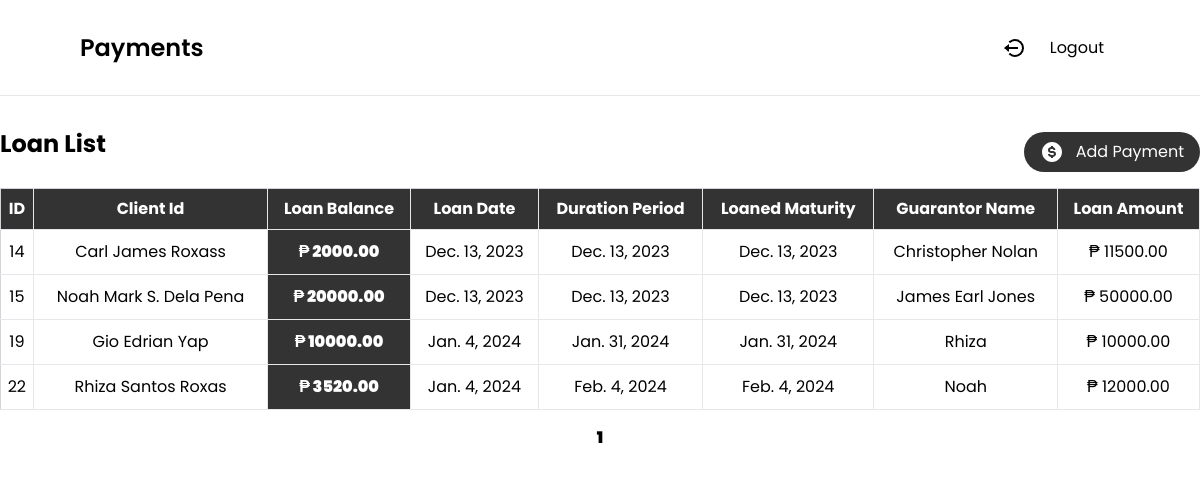
The app's page /collector/payment_list/ with its own data.
### loanmanagement/models.py (models this page shows, shortened)
class Loan(models.Model):
    client_id = models.ForeignKey(Person, on_delete=models.CASCADE)
    loan_date = models.DateField()
    duration_period = models.DateField()
    interest_rate = models.DecimalField(max_digits=10, decimal_places=2)
    loan_amount = models.DecimalField(max_digits=100, decimal_places=2)
    loan_maturity = models.DateField()
    guarantor = models.CharField(max_length=250)
    processing_fee = models.DecimalField(max_digits=10, decimal_places=2)
    loan_balance = models.DecimalField(max_digits=10, decimal_places=2, null=True)
    net = models.DecimalField(max_digits=10, decimal_places=2)
    checking_no = models.CharField(max_length=250, null=False, blank=False)
    has_active_loan = models.BooleanField(default=True)
    def __str__(self):
        status = "Active" if self.has_active_loan else "Inactive"
        return f"{self.client_id.name} (ID: {self.id}, Status: {status})"

class Person(models.Model):
    name = models.CharField(max_length=250, null=False, blank=False)
    address = models.CharField(max_length=250, null=False, blank=False)
    picture = models.ImageField(upload_to='images/', null=True, blank=True)
    document = models.FileField(upload_to='documents/', null=True, blank=True)
    created_at = models.DateTimeField(auto_now_add=True)
    email = models.EmailField(max_length=254, null=True, blank=True)
    password = models.CharField(max_length=254, null=True, blank=True)
    def __str__(self):
        return self.name

### collector/views.py (the view)
# urls.py: path("payment_list/", views.payment_list, name="payment_list"),
def payment_list(request):
    loans = Loan.objects.filter(has_active_loan=True)
    paginated = Paginator(loans, 10)
    page_number = request.GET.get("page")
    page = paginated.get_page(page_number)
    form = PaymentForm(request.POST)
    return render(
        request,
        "collectorDashboard.html",
        {"loans": page, "form": form, "paginator": paginated},
    )

### collector/templates/collectorDashboard.html (shortened to what this page needs)
<!doctype html>
<html lang="en">
<head>
    <script src="https://cdn.tailwindcss.com"></script>
    <link href='https://unpkg.com/boxicons@2.0.7/css/boxicons.min.css' rel='stylesheet'>
    <link rel="stylesheet" href="https://cdn.jsdelivr.net/npm/flatpickr/dist/flatpickr.min.css">
</head>
<body>
<div>
{% load widget_tweaks %}
 <div>
    <div class="flex justify-between bg-white h-24 items-center px-6 md:px-20 py-auto border-b">
        <h2 class="text-xl md:text-2xl font-semibold">Payments</h2>
        <div class="flex gap-2 md:gap-5 justify-center items-center">
            {% load static %}
            <a href="{% url 'logoutCollector' %}">
                <p class="flex items-center py-2 px-4 gap-6 truncate">
                    <img
 />Logout
                </p>
            </a>
        </div>
    </div>
    <div class="mx-3 md:mx-auto max-w-[1240px] mt-8">
        <div class="flex justify-between items-center mb-3">
            <h1 class="md:text-2xl text-xl font-bold mb-4">Loan List</h1>
            <button type="submit" id="openModalBtn" class=" text-[12px] md:text-[16px] flex items-center justify-center gap-3 bg-black/80 text-white py-1 md:py-2 px-4 rounded-[50px]">
                <img/>Add Payment
            </button>
        </div>
        <table class="min-w-full bg-white border border-gray-300">
            <thead>
                <tr class="bg-black/80 text-white">
                    <th class="py-2 px-1 border-b border-r">ID</th>
                    <th class="py-2 px-1 border-b border-r">Client Id</th>
                    <th class="py-2 px-1 border-b border-r">Loan Balance</th>
                    <th class="py-2 px-1 border-b border-r">Loan Date</th>
                    <th class="py-2 px-1 border-b border-r">Duration Period</th>
                    <th class="py-2 px-1 border-b border-r">Loaned Maturity</th>
                    <th class="py-2 px-1 border-b border-r">Guarantor Name</th>
                    <th class="py-2 px-1 border-b border-r">Loan Amount</th>
                </tr>
            </thead>
            <tbody>
                {% for loan in loans %}
                    <tr class="text-center">
                        <td class="py-2 px-1 border-b border-r py-2.5">{{ loan.id }}</td>
                        <td class="py-2 px-1 border-b border-r py-2.5">{{ loan.client_id }}</td>
                        <td class="py-2 px-1 border-b border-r py-2.5 font-black bg-black/80 text-white">₱ {{ loan.loan_balance }}</td>
                        <td class="py-2 px-1 border-b border-r py-2.5">{{ loan.loan_date }}</td>
                        <td class="py-2 px-1 border-b border-r py-2.5">{{ loan.duration_period }}</td>
                        <td class="py-2 px-1 border-b border-r py-2.5">{{ loan.loan_maturity }}</td>
                        <td class="py-2 px-1 border-b border-r py-2.5">{{ loan.guarantor }}</td>
                        <td class="py-2 px-1 border-b border-r py-2.5">₱ {{ loan.loan_amount }}</td>
                    </tr>
                {% endfor %}
            </tbody>
        </table>
         <div class="flex justify-center mt-4">
        <ul class="pagination flex justify-center items-center gap-5">
            {% for num in loans.paginator.page_range %}
                {% if loans.number == num %}
                    <li class="active font-black"><span>{{ num }} <span class="sr-only">(current)</span></span></li>
                {% else %}
                    <li><a href="?page={{ num }}">{{ num }}</a></li>
                {% endif %}
            {% endfor %}
        </ul>
    </div>
    </div>
</div>
</body>
</html>

### collector/templates/collectorDashboard.html (style rules this page uses)
body { font-family: 'Poppins', sans-serif; }

### records on screen
Loan: id "14", client_id "Carl James Roxass", loan_balance "2000.00", loan_date "Dec. 13, 2023", duration_period "Dec. 13, 2023", loan_maturity "Dec. 13, 2023", guarantor "Christopher Nolan", loan_amount "11500.00"
Loan: id "15", client_id "Noah Mark S. Dela Pena", loan_balance "20000.00", loan_date "Dec. 13, 2023", duration_period "Dec. 13, 2023", loan_maturity "Dec. 13, 2023", guarantor "James Earl Jones", loan_amount "50000.00"
Loan: id "19", client_id "Gio Edrian Yap", loan_balance "10000.00", loan_date "Jan. 4, 2024", duration_period "Jan. 31, 2024", loan_maturity "Jan. 31, 2024", guarantor "Rhiza", loan_amount "10000.00"
Loan: id "22", client_id "Rhiza Santos Roxas", loan_balance "3520.00", loan_date "Jan. 4, 2024", duration_period "Feb. 4, 2024", loan_maturity "Feb. 4, 2024", guarantor "Noah", loan_amount "12000.00"

### other values on screen
{{ num }} "1"
